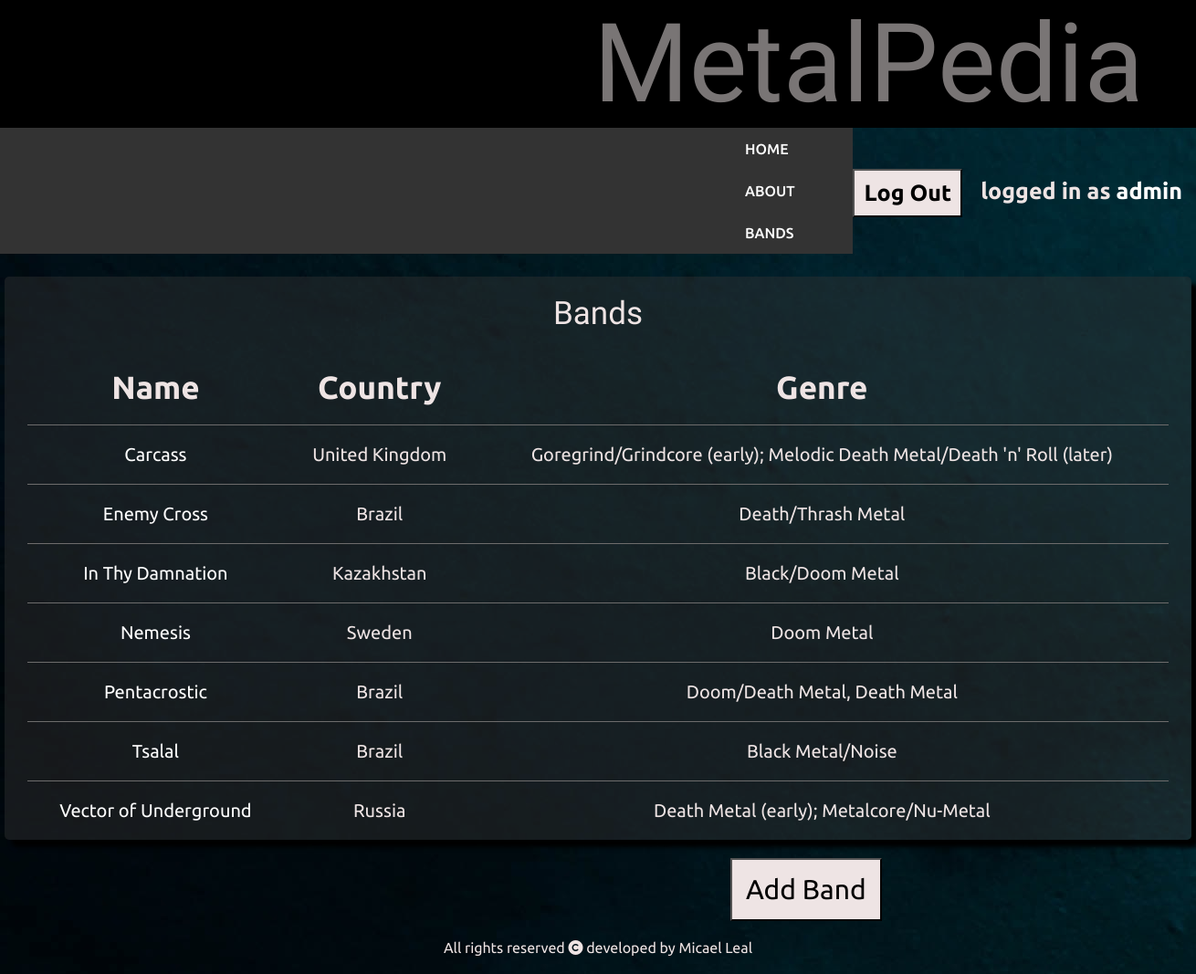
Page /metalpedia/bands/ (signed in) on the committed database.
### bands/models.py (models this page shows)
class Band(models.Model):
    name = models.CharField(max_length=200)
    genre = models.CharField(max_length=100)
    country = models.CharField(max_length=50,null=True,blank=True)
    status = models.CharField(max_length=15,null=True,blank=True)
    formed = models.CharField(max_length=50,null=True,blank=True)
    notes = RichTextField(blank=True,null=True)
    approved = models.BooleanField('Approved',default=False)
    user = models.ForeignKey(User,on_delete=models.CASCADE)

### bands/views.py (the view)
# urls.py: path('bands/',views.bands,name='bands'),
def bands(request):
    bands_list= Band.objects.all().order_by('name').values()
    context = {'bands_list': bands_list,}
    return render(request, 'bands/bands.html',context)

### bands/templates/bands/bands.html (shortened to what this page needs)
{% extends 'bands/base.html' %}
{% block content %}
<body>
      <div class="bandsList">
        <table class="bandsListTable">
              <thead >
                <tr>
                  <th>Name</th>
                  <th>Country</th>
                  <th>Genre</th>
                </tr>
              </thead>
              <caption>Bands</caption>
              <tbody>
                {% for band in bands_list %}
                {% if band.approved %}
                <tr class="bandsRows">
                  <td class="bandName"><a class="bandNameLink" href="/metalpedia/{{band.id}}/">{{band.name}}</a></td>
                  <td class="bandCountry">{{band.country}}</td>
                  <td class="bandGenre">{{band.genre}}</td>
                </tr>
                {% endif %}
                {% endfor %}
                </tbody>
                </table>
      </div>
              <button class="addBtn"><a class="addBtnTxt" href="/metalpedia/add/">Add Band</a></button>
</body>
{% endblock %}

### bands/templates/bands/base.html (shortened to what this page needs)
{% load static %}
<!DOCTYPE html>
<html lang="en">
<head>
    {% load static %}
    <link rel="stylesheet" href="{% static 'bands/style.css' %}">
</head>
<body>
    <header>
      <h1 class="title">MetalPedia</h1>
      {% if user.is_authenticated %}
      <p style="color:rgb(238, 228, 228);
      font-size: 25px;
      font-family: 'Ubuntu';
      float: right;
      font-weight: 600;
      padding-top:55px;
      padding-right:15px;
      ">logged in as <a href="/metalpedia/profile/">{{user.username}}</a></p>
      <button class="loginRegisterBtn"><a class="loginRegisterTxt"href="{% url 'logoutUser' %}">Log Out</a></button>
      {% else %}
      <button class="loginRegisterBtn"><a class="loginRegisterTxt" href="/metalpedia/login/">Login</a></button>
      <button class="loginRegisterBtn"><a class="loginRegisterTxt"href="/metalpedia/register/">Register</a></button>
      {% endif %}
    </header>
    <ul class="navBar">
      <div class="navBarLinks">
        <li><a href="/metalpedia/">HOME</a></li>
        <li><a href="/metalpedia/about/">ABOUT</a></li>
        <li><a href="/metalpedia/bands/">BANDS</a></li>
      </div>
    </ul>
<body>
  {% block content %}
  {% endblock %}
</body>
<footer>
  <p class="footerTxt">All rights reserved <i class="fa-solid fa-copyright"></i> developed by Micael Leal</p>
</footer>
</html>

### bands/static/bands/style.css (style rules this page uses)
* { margin: 0px; padding: 0px; }
.title { font-family: 'Metal Mania', cursive; color: rgb(121, 117, 117); text-align: center; font-size: 120px; width: 500px; margin-left: 650px; display: inline; font-weight: 400; }
body { background-image:url('body-background.jpg') ; background-size:auto; background-attachment: fixed; }
header { background-color: black; }
.loginRegisterBtn { background-color:rgb(238, 228, 228) ; padding: 10px; margin-right: 20px; margin-top: 45px; display: inline; float: right; }
.loginRegisterTxt { font-size: 25px; font-family: 'Ubuntu'; color: black; text-decoration: none; font-weight: 600; }
.navBar { list-style-type: none; margin: 0; padding: 0; overflow: hidden; background-color: #333; font-family: 'Ubuntu', sans-serif; font-weight: 500; }
li { float:left; }
.navBarLinks { margin-left: 800px; float:left; }
li a { display: block; color: white; text-align: center; padding: 14px 16px; text-decoration: none; }
a { text-decoration: none; color: rgb(255, 255, 255); }
.bandsListTable { margin-left: auto; margin-right: auto; color: rgb(238, 228, 228); font-size: 35px; font-family: 'Ubuntu'; margin-top: 25px; border-collapse: collapse; width: 1250px; }
.bandsList { width: 1300px; margin-left: auto; margin-right: auto; background-color: rgba(51, 51, 51, 0.437); box-shadow: 8px 8px 5px #000000; border-radius: 5px; }
.bandNameLink { color: white; text-decoration: none; }
.bandsRows { margin-left: 10px; }
.bandCountry,.bandName,.bandGenre { border-top: 1px solid rgb(109, 108, 108); font-size: 20px; }
.addBtn { padding: 15px; margin-left: 800px; margin-top: 20px; background-color: rgb(238, 228, 228); }
.addBtnTxt { font-size: 30px; font-family: 'Ubuntu'; color: black; text-decoration: none; }
td,th,caption { padding: 20px; text-align: center; }
caption { font-family: 'Metal Mania', cursive; color: rgb(238, 228, 228); }
.footerTxt { color:rgb(238, 228, 228); font-family: 'Ubuntu'; text-align: center; padding: 20px; left: 0; bottom: 0; }

### rows in the picture
Band: name "Carcass", country "United Kingdom", genre "Goregrind/Grindcore (early); Melodic Death Metal/Death 'n' Roll (later)"
Band: name "Enemy Cross", country "Brazil", genre "Death/Thrash Metal"
Band: name "In Thy Damnation", country "Kazakhstan", genre "Black/Doom Metal"
Band: name "Nemesis", country "Sweden", genre "Doom Metal"
Band: name "Pentacrostic", country "Brazil", genre "Doom/Death Metal, Death Metal"
Band: name "Tsalal", country "Brazil", genre "Black Metal/Noise"
Band: name "Vector of Underground", country "Russia", genre "Death Metal (early); Metalcore/Nu-Metal"

### other values in the picture
{{ user.username }} "admin"
